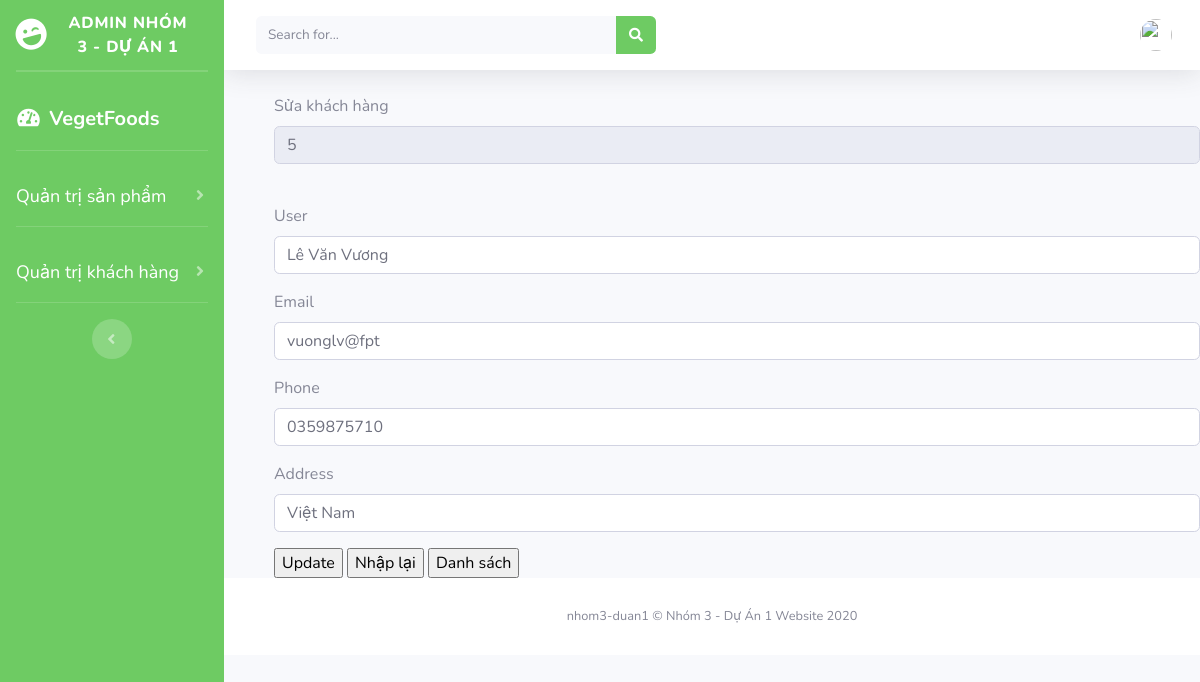
Page /admin/index.php?act=suakh&suakh=5 on the committed database.
### tables this page shows
CREATE TABLE `khachhang` (
  `id_kh` int(11) NOT NULL,
  `user` varchar(50) NOT NULL,
  `avt` varchar(250) NOT NULL,
  `pass` varchar(50) NOT NULL,
  `email` varchar(50) NOT NULL,
  `phone` varchar(50) NOT NULL,
  `address` varchar(255) NOT NULL,
  `id_role` int(11) NOT NULL
);

### admin/khachhang/suakh.php (the view, shortened to what this page needs)
<?php
    if (isset($_GET['suakh'])) {
        $suakhachhang = $_GET['suakh'];
        $sql1 = "SELECT * FROM khachhang WHERE id_kh=$suakhachhang";
        $kq1 = $conn->query($sql1)->fetch();
    }
?>
    <form method="POST" style="margin-left: 50px;">
            <div class="mb-3">
                <label for="exampleInputPassword1" class="form-label">Sửa khách hàng</label><br>
                <input type="text" class="form-control" name="id" value="<?php echo $kq1['id_kh'] ?>" disabled placeholder="Tự động tăng"><br>
            </div>
            <div class="mb-3">
                <label for="exampleInputPassword1" class="form-label" >User</label>
                <input type="text" class="form-control" value="<?php echo $kq1['user'] ?>" name="user" required>
            </div>
            <div class="mb-3">
                <label for="exampleInputPassword1" class="form-label" >Email</label>
                <input type="text" class="form-control" value="<?php echo $kq1['email'] ?>" name="email" required>
            </div>
            <div class="mb-3">
                <label for="exampleInputPassword1" class="form-label" >Phone</label>
                <input type="text" class="form-control" value="<?php echo $kq1['phone'] ?>" name="phone" required>
            </div>
            <div class="mb-3">
                <label for="exampleInputPassword1" class="form-label" >Address</label>
                <input type="text" class="form-control" value="<?php echo $kq1['address'] ?>" name="address" required>
            </div>
            <input type="submit" name="btn" value="Update">
            <input type="reset" value="Nhập lại">
            <a href="index.php?act=voucher" style="color: white; text-decoration: none;"><input type="button" value="Danh sách"></a>
    </form>

### rows in the picture
khachhang: id "5", user "Lê Văn Vương", email "vuonglv@fpt", phone "0359875710", address "Việt Nam"
